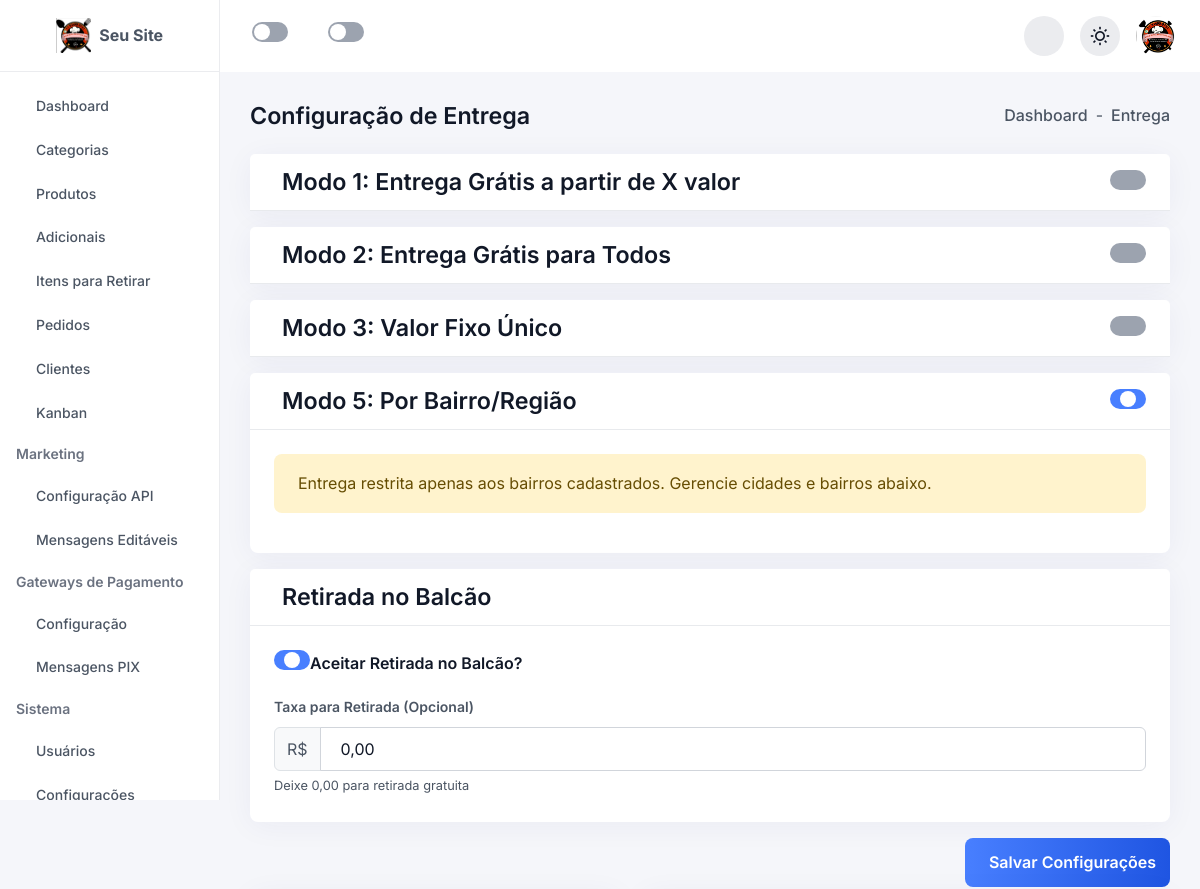
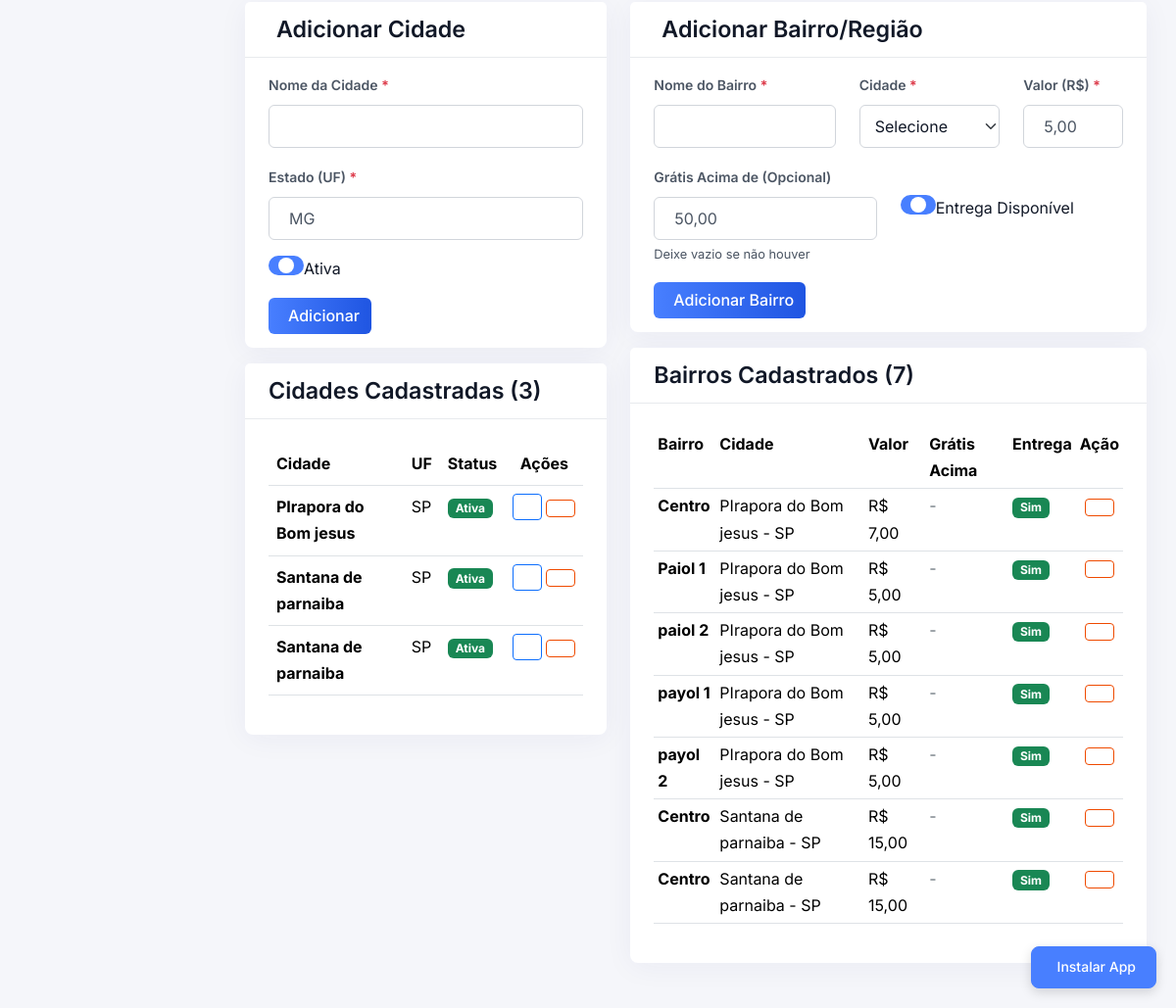
/admin/configuracao_entrega.php (signed in), run on the app's committed database (2 pictures, top to bottom).
### tables this page shows
CREATE TABLE `configuracoes` (
  `id` int(11) NOT NULL,
  `site_titulo` varchar(255) DEFAULT 'Cardápio Digital',
  `site_descricao` text DEFAULT NULL,
  `site_logo` varchar(255) DEFAULT NULL,
  `site_favicon` varchar(255) DEFAULT NULL,
  `site_capa` varchar(255) DEFAULT NULL,
  `endereco_cep` varchar(10) DEFAULT NULL,
  `endereco_rua` varchar(255) DEFAULT NULL,
  `endereco_numero` varchar(20) DEFAULT NULL,
  `endereco_complemento` varchar(255) DEFAULT NULL,
  `endereco_bairro` varchar(255) DEFAULT NULL,
  `endereco_cidade` varchar(255) DEFAULT NULL,
  `endereco_estado` varchar(2) DEFAULT NULL,
  `contato_whatsapp` varchar(20) DEFAULT NULL,
  `contato_email` varchar(255) DEFAULT NULL,
  `social_facebook` varchar(255) DEFAULT NULL,
  `social_instagram` varchar(255) DEFAULT NULL,
  `atualizado_em` timestamp NOT NULL DEFAULT current_timestamp() ON UPDATE current_timestamp(),
  `whatsapp_chave_pix` varchar(255) DEFAULT NULL COMMENT 'Chave PIX para pagamentos',
  `whatsapp_tempo_preparo_padrao` int(11) DEFAULT 30 COMMENT 'Tempo de preparo padrão em minutos',
  `whatsapp_tempo_entrega_padrao` int(11) DEFAULT 40 COMMENT 'Tempo de entrega padrão em minutos',
  `whatsapp_mensagem_pronto_retirada` text DEFAULT NULL COMMENT 'Mensagem quando pedido está pronto para retirada',
  `whatsapp_mensagem_pronto_delivery` text DEFAULT NULL COMMENT 'Mensagem quando pedido está pronto para delivery',
  `recaptcha_v2_site_key` varchar(255) DEFAULT NULL COMMENT 'Site Key do reCAPTCHA v2',
  `recaptcha_v2_secret_key` varchar(255) DEFAULT NULL COMMENT 'Secret Key do reCAPTCHA v2',
  `recaptcha_v3_site_key` varchar(255) DEFAULT NULL COMMENT 'Site Key do reCAPTCHA v3',
  `recaptcha_v3_secret_key` varchar(255) DEFAULT NULL COMMENT 'Secret Key do reCAPTCHA v3',
  `recaptcha_version` varchar(10) DEFAULT 'v2' COMMENT 'Versão do reCAPTCHA (v2 ou v3)',
  `recaptcha_ativo` tinyint(1) DEFAULT 0 COMMENT 'Ativar reCAPTCHA (1=sim, 0=não)',
  `recaptcha_paginas` text DEFAULT NULL COMMENT 'JSON com lista de páginas onde usar reCAPTCHA',
  `push_vapid_public_key` varchar(255) DEFAULT NULL COMMENT 'VAPID Public Key para Push Notifications',
  `push_vapid_private_key` text DEFAULT NULL COMMENT 'VAPID Private Key para Push Notifications',
  `push_notifications_ativo` tinyint(1) DEFAULT 1 COMMENT 'Ativar Push Notifications (1=sim, 0=não)',
  `nome_site` varchar(255) DEFAULT NULL,
  `descricao_site` text DEFAULT NULL,
  `logo` varchar(255) DEFAULT NULL,
  `favicon` varchar(255) DEFAULT NULL,
  `capa` varchar(255) DEFAULT NULL,
  `cep` varchar(20) DEFAULT NULL,
  `rua` varchar(255) DEFAULT NULL,
  `numero` varchar(50) DEFAULT NULL,
  `complemento` varchar(255) DEFAULT NULL,
  `bairro` varchar(100) DEFAULT NULL,
  `cidade` varchar(100) DEFAULT NULL,
  `estado` varchar(2) DEFAULT NULL,
  `whatsapp` varchar(20) DEFAULT NULL,
  `email_contato` varchar(255) DEFAULT NULL,
  `facebook` varchar(255) DEFAULT NULL,
  `instagram` varchar(255) DEFAULT NULL,
  `tema` varchar(50) DEFAULT 'roxo',
  `cor_principal` varchar(20) DEFAULT NULL,
  `cor_secundaria` varchar(20) DEFAULT NULL,
  `tema_layout` varchar(50) DEFAULT 'default',
  `impressao_automatica` tinyint(1) DEFAULT 0
);

CREATE TABLE `configuracao_entrega` (
  `id` int(11) NOT NULL,
  `modo_gratis_valor_ativo` tinyint(1) DEFAULT 0,
  `modo_gratis_todos_ativo` tinyint(1) DEFAULT 0,
  `modo_valor_fixo_ativo` tinyint(1) DEFAULT 0,
  `modo_por_bairro_ativo` tinyint(1) DEFAULT 0,
  `valor_minimo_gratis` decimal(10,2) DEFAULT 0.00 COMMENT 'Entrega grátis acima deste valor',
  `valor_fixo_entrega` decimal(10,2) DEFAULT 0.00 COMMENT 'Valor fixo único',
  `km_gratis` decimal(10,2) DEFAULT 0.00 COMMENT 'Km gratuitos',
  `aceita_retirada` tinyint(1) NOT NULL DEFAULT 1,
  `taxa_retirada` decimal(10,2) DEFAULT 0.00 COMMENT 'Taxa para retirada no balcão',
  `endereco_referencia_cep` varchar(10) DEFAULT NULL,
  `endereco_referencia_rua` varchar(255) DEFAULT NULL,
  `endereco_referencia_numero` varchar(20) DEFAULT NULL,
  `endereco_referencia_bairro` varchar(100) DEFAULT NULL,
  `endereco_referencia_cidade` varchar(100) DEFAULT NULL,
  `endereco_referencia_estado` char(2) DEFAULT NULL,
  `atualizado_em` timestamp NOT NULL DEFAULT current_timestamp() ON UPDATE current_timestamp()
);

CREATE TABLE `cidades` (
  `id` int(11) NOT NULL,
  `nome` varchar(100) NOT NULL,
  `estado` varchar(2) NOT NULL,
  `ativo` tinyint(1) DEFAULT 1
);

CREATE TABLE `bairros` (
  `id` int(11) NOT NULL,
  `cidade_id` int(11) NOT NULL,
  `nome` varchar(100) NOT NULL,
  `valor_entrega` decimal(10,2) DEFAULT 0.00,
  `gratis_acima_de` decimal(10,2) DEFAULT NULL,
  `entrega_disponivel` tinyint(1) DEFAULT 1
);

### admin/configuracao_entrega.php (the view, shortened to what the rows shown need)
<?php
include '../includes/functions.php';
try {
    $pdo->exec("CREATE TABLE IF NOT EXISTS configuracao_entrega (
        id INT AUTO_INCREMENT PRIMARY KEY,
        modo_gratis_valor_ativo TINYINT(1) DEFAULT 0,
        valor_minimo_gratis DECIMAL(10,2) DEFAULT 0.00,
        modo_gratis_todos_ativo TINYINT(1) DEFAULT 0,
        modo_valor_fixo_ativo TINYINT(1) DEFAULT 0,
        valor_fixo_entrega DECIMAL(10,2) DEFAULT 0.00,
        modo_por_bairro_ativo TINYINT(1) DEFAULT 1,
        aceita_retirada TINYINT(1) DEFAULT 1,
        taxa_retirada DECIMAL(10,2) DEFAULT 0.00
    )");
    $pdo->exec("CREATE TABLE IF NOT EXISTS cidades (
        id INT AUTO_INCREMENT PRIMARY KEY,
        nome VARCHAR(100) NOT NULL,
        estado VARCHAR(2) NOT NULL,
        ativo TINYINT(1) DEFAULT 1
    )");
    $pdo->exec("CREATE TABLE IF NOT EXISTS bairros (
        id INT AUTO_INCREMENT PRIMARY KEY,
        cidade_id INT NOT NULL,
        nome VARCHAR(100) NOT NULL,
        valor_entrega DECIMAL(10,2) DEFAULT 0.00,
        gratis_acima_de DECIMAL(10,2) DEFAULT NULL,
        entrega_disponivel TINYINT(1) DEFAULT 1,
        FOREIGN KEY (cidade_id) REFERENCES cidades(id) ON DELETE CASCADE
    )");
} catch (PDOException $e) {
}
$stmt = $pdo->query("SELECT * FROM configuracao_entrega LIMIT 1");
$config = $stmt->fetch(PDO::FETCH_ASSOC);
$stmt = $pdo->query("SELECT * FROM cidades ORDER BY nome ASC");
$cidades = $stmt->fetchAll(PDO::FETCH_ASSOC);
$stmt = $pdo->query("SELECT b.*, c.nome as cidade_nome, c.estado as cidade_estado
                     FROM bairros b
                     JOIN cidades c ON b.cidade_id = c.id
                     ORDER BY c.nome ASC, b.nome ASC");
$bairros = $stmt->fetchAll(PDO::FETCH_ASSOC);
include 'includes/header.php';
?>
<div class="dashboard-main-body">
    <form method="POST">
        <div class="card radius-12 mb-3">
            <div class="card-header d-flex align-items-center justify-content-between">
                <div class="form-check form-switch">
                    <input class="form-check-input" type="checkbox" name="modo_gratis_valor_ativo" id="modo1"
                           <?php echo $config['modo_gratis_valor_ativo'] ? 'checked' : ''; ?>
                           onchange="toggleModo('modo1-config')">
                </div>
            </div>
        </div>
        <div class="card radius-12 mb-3">
            <div class="card-header d-flex align-items-center justify-content-between">
                <div class="form-check form-switch">
                    <input class="form-check-input" type="checkbox" name="modo_gratis_todos_ativo" id="modo2"
                           <?php echo $config['modo_gratis_todos_ativo'] ? 'checked' : ''; ?>>
                </div>
            </div>
        </div>
        <div class="card radius-12 mb-3">
            <div class="card-header d-flex align-items-center justify-content-between">
                <div class="form-check form-switch">
                    <input class="form-check-input" type="checkbox" name="modo_valor_fixo_ativo" id="modo3"
                           <?php echo $config['modo_valor_fixo_ativo'] ? 'checked' : ''; ?>
                           onchange="toggleModo('modo3-config')">
                </div>
            </div>
        </div>
        <div class="card radius-12 mb-3">
            <div class="card-header d-flex align-items-center justify-content-between">
                <div class="form-check form-switch">
                    <input class="form-check-input" type="checkbox" name="modo_por_bairro_ativo" id="modo5"
                           <?php echo $config['modo_por_bairro_ativo'] ? 'checked' : ''; ?>
                           onchange="toggleModo('modo5-config')">
                </div>
            </div>
        </div>
        <div class="card radius-12 mb-3">
            <div class="card-body p-24">
                <div class="form-check form-switch mb-3">
                    <input class="form-check-input" type="checkbox" name="aceita_retirada" id="aceita_retirada"
                           <?php echo $config['aceita_retirada'] ? 'checked' : ''; ?> onchange="toggleTaxaRetirada()">
                    <label class="form-check-label fw-semibold">Aceitar Retirada no Balcão?</label>
                </div>
                <div id="taxa-retirada-div" style="display: <?php echo $config['aceita_retirada'] ? 'block' : 'none'; ?>;">
                    <div class="input-group">
                        <span class="input-group-text">R$</span>
                        <input type="text" class="form-control money-mask" name="taxa_retirada" id="taxa_retirada"
                               value="<?php echo number_format($config['taxa_retirada'], 2, ',', '.'); ?>"
                               placeholder="0,00">
                    </div>
                </div>
            </div>
        </div>
    </form>
    <div class="row">
        <div class="col-md-5 mb-3">
            <div class="card radius-12 mt-3">
                <div class="card-body p-24">
                    <div class="table-responsive">
                        <table class="table table-hover">
                            <thead>
                                <tr>
                                    <th>Cidade</th>
                                    <th>UF</th>
                                    <th>Status</th>
                                    <th class="text-center">Ações</th>
                                </tr>
                            </thead>
                            <tbody>
                                <?php foreach ($cidades as $c): ?>
                                <tr>
                                    <td><strong><?php echo htmlspecialchars($c['nome']); ?></strong></td>
                                    <td><?php echo htmlspecialchars($c['estado']); ?></td>
                                    <td>
                                        <?php if ($c['ativo']): ?>
                                            <span class="badge bg-success">Ativa</span>
                                        <?php else: ?>
                                            <span class="badge bg-secondary">Inativa</span>
                                        <?php endif; ?>
                                    </td>
                                    <td class="text-center">
                                        <div class="d-flex gap-1 justify-content-center">
                                            <a href="?editar_cidade=<?php echo $c['id']; ?>" class="btn btn-sm btn-outline-primary" title="Editar">
                                            </a>
                                            <form method="POST" class="d-inline" onsubmit="return confirm('Excluir esta cidade? Todos os bairros vinculados serão excluídos também.')">
                                                <button type="submit" class="btn btn-sm btn-outline-danger" title="Excluir">
                                                </button>
                                            </form>
                                        </div>
                                    </td>
                                </tr>
                                <?php endforeach; ?>
                            </tbody>
                        </table>
                    </div>
                </div>
            </div>
        </div>
        <div class="col-md-7 mb-3">
            <div class="card radius-12 mt-3">
                <div class="card-body p-24">
                    <div class="table-responsive">
                        <table class="table table-hover table-sm">
                            <thead>
                                <tr>
                                    <th>Bairro</th>
                                    <th>Cidade</th>
                                    <th>Valor</th>
                                    <th>Grátis Acima</th>
                                    <th>Entrega</th>
                                    <th class="text-center">Ação</th>
                                </tr>
                            </thead>
                            <tbody>
                                <?php foreach ($bairros as $b): ?>
                                <tr>
                                    <td><strong><?php echo htmlspecialchars($b['nome']); ?></strong></td>
                                    <td><?php echo htmlspecialchars($b['cidade_nome'] . ' - ' . $b['cidade_estado']); ?></td>
                                    <td>R$ <?php echo number_format($b['valor_entrega'], 2, ',', '.'); ?></td>
                                    <td>
                                        <?php echo $b['gratis_acima_de'] ? 'R$ ' . number_format($b['gratis_acima_de'], 2, ',', '.') : '<span class="text-secondary">-</span>'; ?>
                                    </td>
                                    <td>
                                        <?php if ($b['entrega_disponivel']): ?>
                                            <span class="badge bg-success">Sim</span>
                                        <?php else: ?>
                                            <span class="badge bg-danger">Não</span>
                                        <?php endif; ?>
                                    </td>
                                    <td class="text-center">
                                        <form method="POST" class="d-inline" onsubmit="return confirm('Excluir este bairro?')">
                                            <button type="submit" class="btn btn-sm btn-outline-danger">
                                            </button>
                                        </form>
                                    </td>
                                </tr>
                                <?php endforeach; ?>
                            </tbody>
                        </table>
                    </div>
                </div>
            </div>
        </div>
    </div>
</div>
<?php include 'includes/footer.php'; ?>

### admin/includes/header.php (shortened to what the rows shown need)
<?php
require_once __DIR__ . '/../../includes/functions.php';
$site_config = [];
try {
    $stmt = $pdo->query("SELECT * FROM configuracoes WHERE id = 1");
    $site_config = $stmt->fetch(PDO::FETCH_ASSOC) ?: [];
} catch (PDOException $e) {
}
$nome_site = $site_config['nome_site'] ?? 'PedeMais';
?>
<!DOCTYPE html>
<html lang="pt-BR" data-theme="light">
<head>
    <link rel="stylesheet" href="<?php echo SITE_URL; ?>/admin/assets/css/remixicon.css">
    <link rel="stylesheet" href="<?php echo SITE_URL; ?>/admin/assets/css/lib/bootstrap.min.css">
    <link rel="stylesheet" href="<?php echo SITE_URL; ?>/admin/assets/css/lib/dataTables.min.css">
    <link rel="stylesheet" href="<?php echo SITE_URL; ?>/admin/assets/css/style.css">
    <link rel="stylesheet" href="<?php echo SITE_URL; ?>/admin/assets/css/admin-custom.css">
    <link rel="stylesheet" href="<?php echo SITE_URL; ?>/admin/assets/css/mobile-fixes.css">
    <link rel="stylesheet" href="<?php echo SITE_URL; ?>/admin/assets/css/sino-vermelho.css">
    <link rel="stylesheet" href="<?php echo SITE_URL; ?>/admin/assets/css/realtime-updates.css">
    <link rel="stylesheet" href="https://cdnjs.cloudflare.com/ajax/libs/font-awesome/6.4.0/css/all.min.css">
</head>
<body data-nivel="admin">
<aside class="sidebar">
    <div>
        <a href="index.php" class="sidebar-logo d-flex align-items-center justify-content-center gap-2 p-3">
            <img src="<?php echo SITE_URL; ?>/uploads/config/logo.png" alt="<?php echo htmlspecialchars($nome_site); ?>" style="max-height: 35px; display: block;">
            <span class="fw-bold text-md"><?php echo htmlspecialchars($nome_site); ?></span>
        </a>
    </div>
</aside>
<main class="dashboard-main">
    <div class="dashboard-main-body">

### data on the page
configuracoes: nome_site "Seu Site"
configuracao_entrega: modo_por_bairro_ativo "☑", aceita_retirada "☑", taxa_retirada "0,00"
cidades: nome "PIrapora do Bom jesus", estado "SP", ativo "Ativa"
cidades: nome "Santana de parnaiba", estado "SP", ativo "Ativa"
cidades: nome "Santana de parnaiba", estado "SP", ativo "Ativa"
bairros: nome "Centro", cidade.estado "PIrapora do Bom jesus - SP", valor_entrega "7,00", entrega_disponivel "Sim"
bairros: nome "Paiol 1", cidade.estado "PIrapora do Bom jesus - SP", valor_entrega "5,00", entrega_disponivel "Sim"
bairros: nome "paiol 2", cidade.estado "PIrapora do Bom jesus - SP", valor_entrega "5,00", entrega_disponivel "Sim"
bairros: nome "payol 1", cidade.estado "PIrapora do Bom jesus - SP", valor_entrega "5,00", entrega_disponivel "Sim"
bairros: nome "payol 2", cidade.estado "PIrapora do Bom jesus - SP", valor_entrega "5,00", entrega_disponivel "Sim"
bairros: nome "Centro", cidade.estado "Santana de parnaiba - SP", valor_entrega "15,00", entrega_disponivel "Sim"
bairros: nome "Centro", cidade.estado "Santana de parnaiba - SP", valor_entrega "15,00", entrega_disponivel "Sim"

### other printed values
$item['label'] "Dashboard"
$item['label'] "Categorias"
$item['label'] "Produtos"
$item['label'] "Adicionais"
$item['label'] "Itens para Retirar"
$item['label'] "Pedidos"
$item['label'] "Clientes"
$item['label'] "Kanban"
$section "Marketing"
$item['label'] "Configuração API"
$item['label'] "Mensagens Editáveis"
$section "Gateways de Pagamento"
$item['label'] "Configuração"
$item['label'] "Mensagens PIX"
$section "Sistema"
